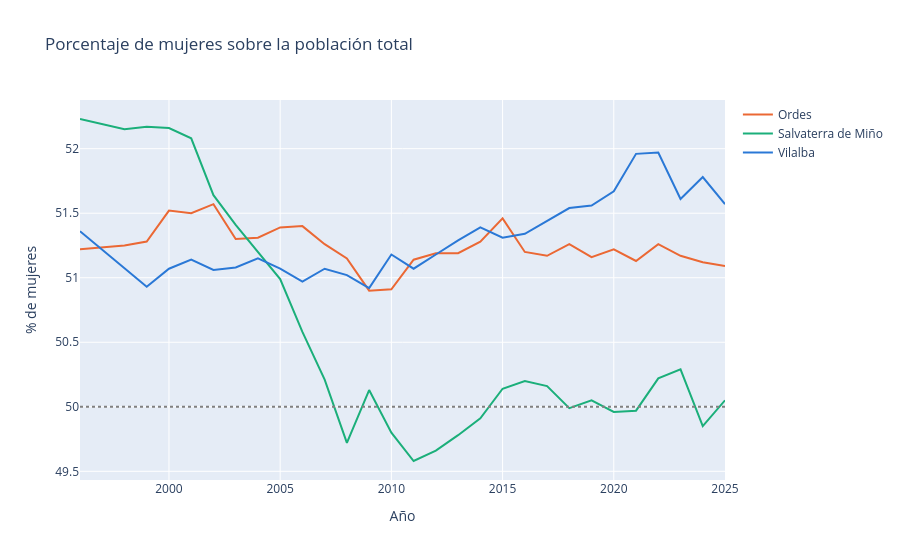

This figure's notebook cell:
### Code cell
fig = px.line(ind, x="anyo", y="pct_mujeres", color="concello", color_discrete_map=COLORES,
              labels={"anyo": "Año", "pct_mujeres": "% de mujeres", "concello": ""},
              title="Porcentaje de mujeres sobre la población total")
fig.add_hline(y=50, line_dash="dot", line_color="gray")
fig.show()

### Figure 1 — Plotly figure (JSON) as saved in the notebook; plotly's stock layout.template omitted (floating-point values rounded to 4 significant figures)
{"data": [{"hovertemplate": "=Ordes<br>Año=%{x}<br>% de mujeres=%{y}<extra></extra>", "legendgroup": "Ordes", "line": {"color": "#eb6834", "dash": "solid"}, "marker": {"symbol": "circle"}, "mode": "lines", "name": "Ordes", "orientation": "v", "showlegend": true, "type": "scatter", "x": [1996, 1998, 1999, 2000, 2001, 2002, 2003, 2004, 2005, 2006, 2007, 2008, 2009, 2010, 2011, 2012, 2013, 2014, 2015, 2016, 2017, 2018, 2019, 2020, 2021, 2022, 2023, 2024, 2025], "xaxis": "x", "y": [51.22, 51.25, 51.28, 51.52, 51.5, 51.57, 51.3, 51.31, 51.39, 51.4, 51.26, 51.15, 50.9, 50.91, 51.14, 51.19, 51.19, 51.28, 51.46, 51.2, 51.17, 51.26, 51.16, 51.22, 51.13, 51.26, 51.17, 51.12, 51.09], "yaxis": "y"}, {"hovertemplate": "=Salvaterra de Miño<br>Año=%{x}<br>% de mujeres=%{y}<extra></extra>", "legendgroup": "Salvaterra de Miño", "line": {"color": "#1baf7a", "dash": "solid"}, "marker": {"symbol": "circle"}, "mode": "lines", "name": "Salvaterra de Miño", "orientation": "v", "showlegend": true, "type": "scatter", "x": [1996, 1998, 1999, 2000, 2001, 2002, 2003, 2004, 2005, 2006, 2007, 2008, 2009, 2010, 2011, 2012, 2013, 2014, 2015, 2016, 2017, 2018, 2019, 2020, 2021, 2022, 2023, 2024, 2025], "xaxis": "x", "y": [52.23, 52.15, 52.17, 52.16, 52.08, 51.64, 51.41, 51.2, 50.99, 50.58, 50.21, 49.72, 50.13, 49.8, 49.58, 49.66, 49.78, 49.91, 50.14, 50.2, 50.16, 49.99, 50.05, 49.96, 49.97, 50.22, 50.29, 49.85, 50.05], "yaxis": "y"}, {"hovertemplate": "=Vilalba<br>Año=%{x}<br>% de mujeres=%{y}<extra></extra>", "legendgroup": "Vilalba", "line": {"color": "#2a78d6", "dash": "solid"}, "marker": {"symbol": "circle"}, "mode": "lines", "name": "Vilalba", "orientation": "v", "showlegend": true, "type": "scatter", "x": [1996, 1998, 1999, 2000, 2001, 2002, 2003, 2004, 2005, 2006, 2007, 2008, 2009, 2010, 2011, 2012, 2013, 2014, 2015, 2016, 2017, 2018, 2019, 2020, 2021, 2022, 2023, 2024, 2025], "xaxis": "x", "y": [51.36, 51.07, 50.93, 51.07, 51.14, 51.06, 51.08, 51.15, 51.07, 50.97, 51.07, 51.02, 50.92, 51.18, 51.07, 51.18, 51.29, 51.39, 51.31, 51.34, 51.44, 51.54, 51.56, 51.67, 51.96, 51.97, 51.61, 51.78, 51.57], "yaxis": "y"}], "layout": {"legend": {"title": {"text": ""}, "tracegroupgap": 0}, "shapes": [{"line": {"color": "gray", "dash": "dot"}, "type": "line", "x0": 0, "x1": 1, "xref": "x domain", "y0": 50, "y1": 50, "yref": "y"}], "title": {"text": "Porcentaje de mujeres sobre la población total"}, "xaxis": {"anchor": "y", "domain": [0, 1], "title": {"text": "Año"}}, "yaxis": {"anchor": "x", "domain": [0, 1], "title": {"text": "% de mujeres"}}}}
